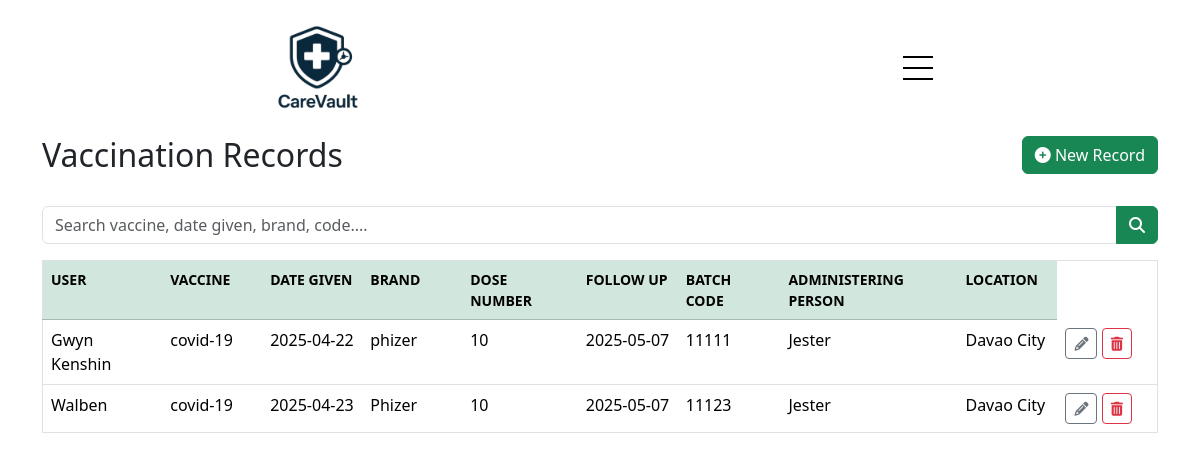
Page /vaccination.php (signed in) on the committed database.
### tables this page shows
CREATE TABLE `vaccinations` (
  `id` int(11) NOT NULL,
  `user_id` int(11) DEFAULT NULL,
  `vaccine_name` varchar(100) DEFAULT NULL,
  `date_given` date DEFAULT NULL,
  `vaccine_brand` varchar(255) DEFAULT NULL,
  `dose_number` int(11) NOT NULL,
  `next_sched` date DEFAULT NULL,
  `batch_code` varchar(255) DEFAULT NULL,
  `administering_prof` varchar(255) DEFAULT NULL,
  `location` varchar(255) DEFAULT NULL
);

CREATE TABLE `users` (
  `id` int(11) NOT NULL,
  `first_name` varchar(255) NOT NULL,
  `last_name` varchar(255) NOT NULL,
  `email` varchar(255) DEFAULT NULL,
  `username` varchar(255) NOT NULL,
  `password` varchar(255) DEFAULT NULL,
  `birth_date` date DEFAULT NULL,
  `blood_type` varchar(5) DEFAULT NULL,
  `records` text DEFAULT NULL,
  `gender` enum('male','female','','') NOT NULL,
  `phone_no` int(11) DEFAULT NULL,
  `address` text DEFAULT NULL,
  `user` varchar(255) DEFAULT NULL
);

### vaccination.php (the view, shortened to what this page needs)
<?php
function getAllVaccinationRecords()
{
    $conn = connection();
    $username = $_SESSION['username'];
    $stmt = $conn->prepare("SELECT id, `user` FROM users WHERE username = ?");
    $stmt->bind_param("s", $username);
    $stmt->execute();
    $result = $stmt->get_result();
    if ($row = $result->fetch_assoc()) {
        $user_id = $row['id'];
        $user_role = $row['user'];
    } else {
        die("User not found.");
    }
    $search = isset($_GET['search']) ? "%" . $_GET['search'] . "%" : "%";
    if ($user_role === 'Doctor') {
        $query = "SELECT
                    u.first_name AS name,
                    v.id,
                    v.vaccine_name AS vaccine,
                    v.date_given AS date_given,
                    v.vaccine_brand AS brand,
                    v.dose_number AS dose_number,
                    v.next_sched AS follow_up,
                    v.batch_code AS code,
                    v.administering_prof AS prof,
                    v.location AS location
                FROM vaccinations v JOIN users u ON u.id = v.user_id
                WHERE v.vaccine_name LIKE ? OR v.date_given LIKE ? OR v.vaccine_brand LIKE ? OR v.id LIKE ? OR v.batch_code LIKE ?
                ORDER BY v.date_given";
    }
    $stmt = $conn->prepare($query);
    if ($user_role === 'Doctor') {
        $stmt->bind_param("sssss", $search, $search, $search, $search, $search);
    } else {
        $stmt->bind_param("isssss", $user_id, $search, $search, $search, $search, $search);
    }
    $stmt->execute();
    return $stmt->get_result();
}
?>
<!DOCTYPE html>
<html lang="en">
<head>
    <link href="https://cdn.jsdelivr.net/npm/bootstrap@5.3.3/dist/css/bootstrap.min.css" rel="stylesheet">
    <link rel="stylesheet" href="https://cdnjs.cloudflare.com/ajax/libs/font-awesome/6.7.2/css/all.min.css">
    <link rel="stylesheet" href="css/vaccination.css">
</head>
<body>
    <?php include 'navbar.php' ?>
    <main class="container">
        <div class="row mb-4">
            <div class="col">
                <h2 class="fw-light">Vaccination Records</h2>
            </div>
            <div class="col text-end">
                <a href="addVaccinationRecord.php" class="btn btn-success">
                    <i class="fa-solid fa-plus-circle"></i> New Record
                </a>
            </div>
        </div>
        <form method="GET" class="mb-3">
            <div class="input-group">
                <input type="text" name="search" class="form-control"
                    placeholder="Search vaccine, date given, brand, code...."
                    value="<?= isset($_GET['search']) ? htmlspecialchars($_GET['search']) : '' ?>">
                <button class="btn btn-success" type="submit"><i class="fas fa-search"></i></button>
            </div>
        </form>
        <div class="table-responsive">
            <table class="table table-hover align-middle border">
                <thead class="small table-success">
                    <tr>
                        <th>USER</th>
                        <th>VACCINE</th>
                        <th>DATE GIVEN</th>
                        <th>BRAND</th>
                        <th>DOSE NUMBER</th>
                        <th>FOLLOW UP</th>
                        <th>BATCH CODE</th>
                        <th>ADMINISTERING PERSON</th>
                        <th>LOCATION</th>
                    </tr>
                </thead>
                <tbody>
                    <?php
                    $all_rec = getAllVaccinationRecords();
                    while ($rec = $all_rec->fetch_assoc()) {
                        ?>
                        <tr>
                            <td class="description-cell"><?= $rec['name'] ?></td>
                            <td class="description-cell"><?= $rec['vaccine'] ?></td>
                            <td class="description-cell"><?= $rec['date_given'] ?></td>
                            <td class="description-cell"><?= $rec['brand'] ?></td>
                            <td class="description-cell"><?= $rec['dose_number'] ?></td>
                            <td class="description-cell"><?= $rec['follow_up'] ?></td>
                            <td class="description-cell"><?= $rec['code'] ?></td>
                            <td class="description-cell"><?= $rec['prof'] ?></td>
                            <td class="description-cell"><?= $rec['location'] ?></td>
                            <td>
                                <?php if ($_SESSION['role'] == 'Doctor') { ?>
                                    <a href="edit-Vaccination.php?id=<?= $rec['id'] ?>"
                                        class="btn btn-outline-secondary btn-sm">
                                        <i class="fas fa-pencil-alt"></i>
                                    </a>
                                    <form method="POST" style="display:inline;">
                                        <button type="submit" class="btn btn-outline-danger btn-sm"
                                            onclick="return confirm('Are you sure you want to delete this record?');">
                                            <i class="fas fa-trash-alt"></i>
                                        </button>
                                    </form>
                                <?php } ?>
                            </td>
                        </tr>
                    <?php } ?>
                </tbody>
            </table>
        </div>
    </main>
</body>
</html>

### css/vaccination.css (style rules this page uses)
.table th, .table td { white-space: normal !important; word-wrap: break-word; word-break: break-word; vertical-align: top; min-width: 100px; }

### css/navbar.css (style rules this page uses)
a { color: black; text-decoration: none; text-decoration-color: white; }

### vaccination.php (style rules this page uses)
.description-cell { max-width: 300px; white-space: normal; word-wrap: break-word; overflow-wrap: break-word; }

### rows in the picture
vaccinations: user.first_name "Gwyn Kenshin", vaccine_name "covid-19", date_given "2025-04-22", vaccine_brand "phizer", dose_number "10", next_sched "2025-05-07", batch_code "11111", administering_prof "Jester", location "Davao City"
vaccinations: user.first_name "Walben", vaccine_name "covid-19", date_given "2025-04-23", vaccine_brand "Phizer", dose_number "10", next_sched "2025-05-07", batch_code "11123", administering_prof "Jester", location "Davao City"
